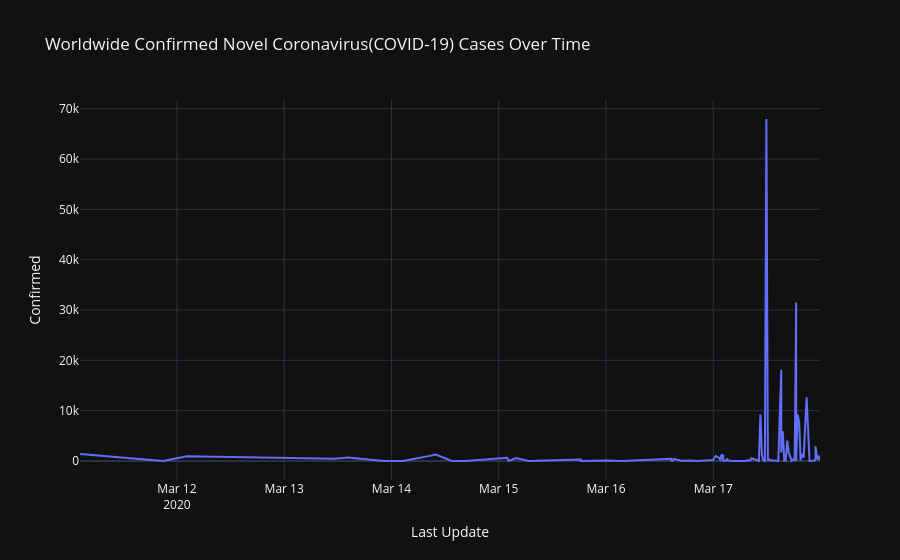

Notebook cell for this chart:
### Code cell
import plotly.express as px
import plotly.io as pio
pio.templates.default = "plotly_dark"

grouped = covid_data.groupby('Last Update')['Confirmed'].sum().reset_index()
fig = px.line(grouped,  x='Last Update', y = 'Confirmed',
              title = 'Worldwide Confirmed Novel Coronavirus(COVID-19) Cases Over Time')

fig.show()
